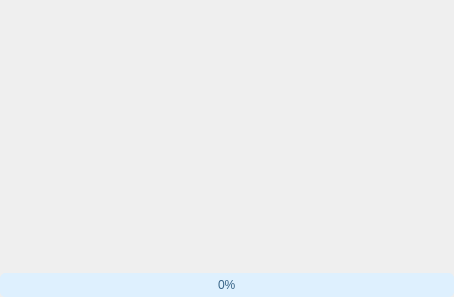
<?xml version="1.0" encoding="UTF-8"?>
<ui version="4.0">
 <class>CustomSplashScreen</class>
 <widget class="QWidget" name="CustomSplashScreen">
  <property name="geometry">
   <rect>
    <x>0</x>
    <y>0</y>
    <width>454</width>
    <height>297</height>
   </rect>
  </property>
  <property name="windowTitle">
   <string>Form</string>
  </property>
  <property name="styleSheet">
   <string notr="true">QPalette{background:#EAF7FF;}*{outline:0px;color:#386487;}

QProgressBar{
min-height:10px;
background:#DEF0FE;
border-radius:5px;
text-align:center;
border:1px solid #DEF0FE;
}

QProgressBar:chunk{
border-radius:5px;
background-color:#C0DCF2;
}</string>
  </property>
  <layout class="QGridLayout" name="gridLayout">
   <property name="leftMargin">
    <number>0</number>
   </property>
   <property name="topMargin">
    <number>0</number>
   </property>
   <property name="rightMargin">
    <number>0</number>
   </property>
   <property name="bottomMargin">
    <number>0</number>
   </property>
   <property name="spacing">
    <number>0</number>
   </property>
   <item row="0" column="0">
    <widget class="QLabel" name="label_splashPixmap">
     <property name="sizePolicy">
      <sizepolicy hsizetype="Expanding" vsizetype="Expanding">
       <horstretch>0</horstretch>
       <verstretch>9</verstretch>
      </sizepolicy>
     </property>
     <property name="text">
      <string/>
     </property>
     <property name="scaledContents">
      <bool>true</bool>
     </property>
    </widget>
   </item>
   <item row="1" column="0">
    <widget class="QLabel" name="label_splashMessage">
     <property name="sizePolicy">
      <sizepolicy hsizetype="Expanding" vsizetype="Expanding">
       <horstretch>0</horstretch>
       <verstretch>1</verstretch>
      </sizepolicy>
     </property>
     <property name="font">
      <font>
       <weight>75</weight>
       <bold>true</bold>
      </font>
     </property>
     <property name="text">
      <string/>
     </property>
    </widget>
   </item>
   <item row="2" column="0">
    <widget class="QProgressBar" name="progressBar">
     <property name="value">
      <number>0</number>
     </property>
    </widget>
   </item>
  </layout>
 </widget>
 <resources/>
 <connections/>
</ui>
